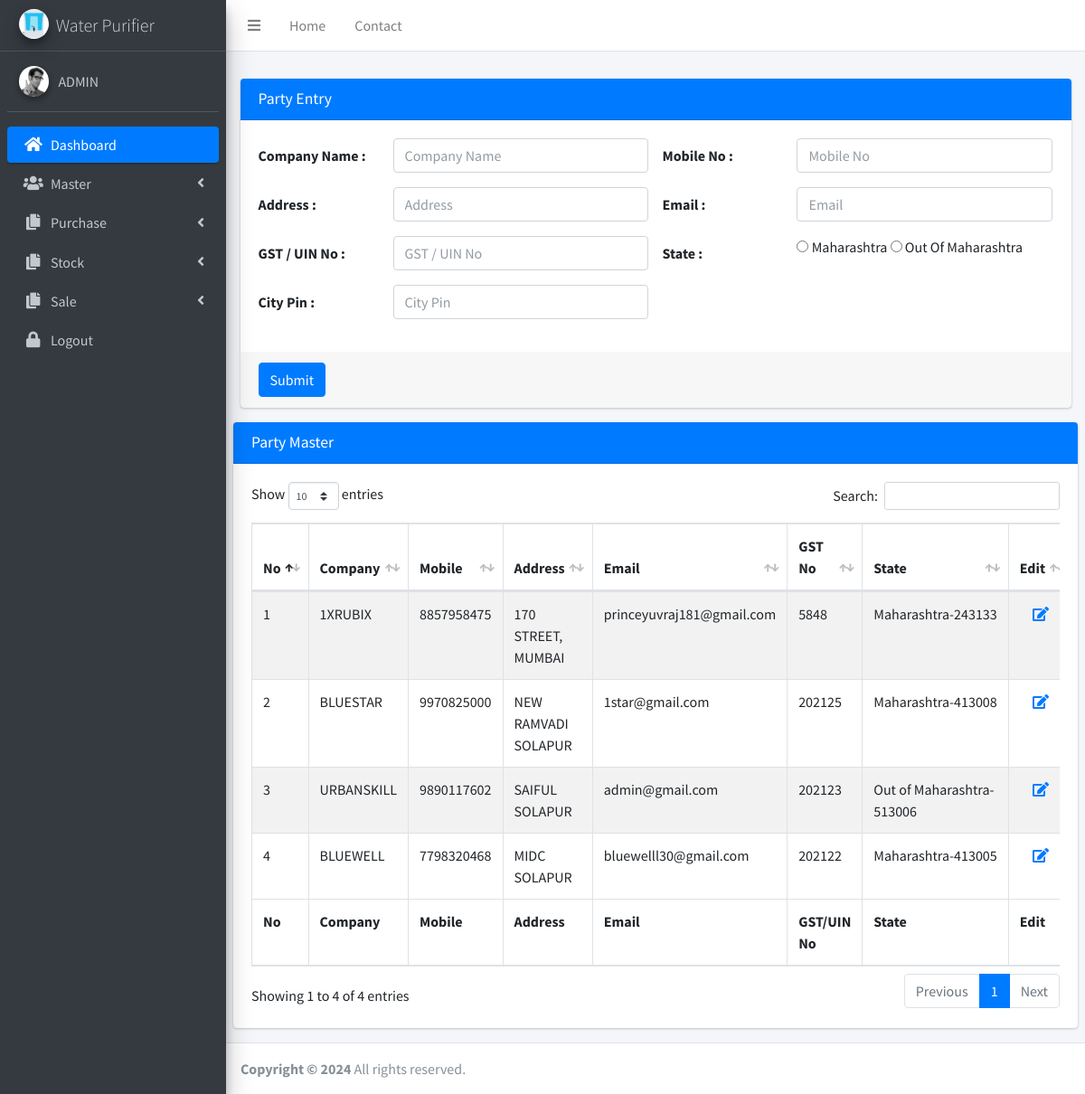
The page /party_entry.php (signed in) on the database its author committed.
### tables this page shows
CREATE TABLE `party_details` (
  `id` int(11) NOT NULL,
  `company_nm` varchar(100) DEFAULT '0',
  `mobile` varchar(50) DEFAULT '0',
  `adrs` varchar(500) DEFAULT '0',
  `email` varchar(50) DEFAULT '0',
  `gst_no` varchar(30) DEFAULT '0',
  `state` varchar(50) DEFAULT '0',
  `city_pin` varchar(10) DEFAULT '0',
  `sts` int(4) DEFAULT 0,
  `edt` timestamp NULL DEFAULT current_timestamp()
);

### party_entry.php (the view, shortened to what this page needs)
<!DOCTYPE html>
<html>
<head>
  <?php include('common/meta.php');?>
</head>
<body class="hold-transition sidebar-mini">
<div class="wrapper">
  <nav class="main-header navbar navbar-expand navbar-white navbar-light">
    <ul class="navbar-nav">
      <li class="nav-item">
        <a class="nav-link" data-widget="pushmenu" href="#"><i class="fas fa-bars"></i></a>
      </li>
      <li class="nav-item d-none d-sm-inline-block">
        <a href="#" class="nav-link">Home</a>
      </li>
      <li class="nav-item d-none d-sm-inline-block">
        <a href="#" class="nav-link">Contact</a>
      </li>
    </ul>
  </nav>
  <?php include('common/sidemenu.php');?>
  <div class="content-wrapper">
    <section class="content-header">
    </section>
    <section class="content">
      <div class="container-fluid">
        <div class="card card-primary">
              <div class="card-header">
                <h3 class="card-title">Party Entry</h3>
              </div>
              <form class="form-horizontal" action="party_ins.php" method="post">
                <div class="card-body">
                  <div class="form-group row">
                    <label class="col-sm-2 col-form-label">Company Name :</label>
                    <div class="col-sm-4">
                      <input type="text" class="form-control" id="txtconpanynm" name="txtconpanynm" placeholder="Company Name" onBlur="ChangeCase(this)" required>
                    </div>
                    <label class="col-sm-2 col-form-label">Mobile No :</label>
                    <div class="col-sm-4">
                      <input type="number" class="form-control" id="txtmob" name="txtmob" placeholder="Mobile No" required>
                    </div>
                  </div>
                  <div class="form-group row">
                    <label class="col-sm-2 col-form-label">Address :</label>
                    <div class="col-sm-4">
                      <input type="text" class="form-control" id="txtaddress" name="txtaddress" placeholder="Address" onBlur="ChangeCase(this)" required>
                    </div>
                    <label class="col-sm-2 col-form-label">Email :</label>
                    <div class="col-sm-4">
                      <input type="email" class="form-control" id="txtemail" name="txtemail" placeholder="Email" required>
                    </div>
                  </div>
                  <div class="form-group row">
                    <label class="col-sm-2 col-form-label">GST / UIN No :</label>
                    <div class="col-sm-4">
                      <input type="text" class="form-control" id="txtgst" name="txtgst" placeholder="GST / UIN No" required>
                    </div>
                    <label class="col-sm-2 col-form-label">State :</label>
                    <div class="col-sm-4">
                      <input type="radio"  id="txtmh" name="txtmh" onClick="chkState();" required> Maharashtra
                      <input type="radio"  id="txtomh" name="txtmh" onClick="chkState()" required> Out Of Maharashtra
                    </div>
                  </div>
                  <div class="form-group row">
                    <label class="col-sm-2 col-form-label">City Pin :</label>
                    <div class="col-sm-4">
                      <input type="text" class="form-control" id="txtcitypin" name="txtcitypin" placeholder="City Pin" required>
                    </div>
                  </div>
                </div>
                <div class="card-footer">
                  <button type="submit" class="btn btn-primary" id="btnsub" name="btnsub">Submit</button>
                </div>
              </form>
            </div>
      </div>
      <div class="row">
        <div class="container-fluid ">
          <div class="card card-primary">
            <div class="card-header">
              <h3 class="card-title">Party Master</h3>
            </div>
            <div class="card-body">
              <div class="table-responsive">
              	<table id="example1" class="table table-bordered table-striped">
                <thead>
                <tr>
                  <th>No</th>
                  <th>Company</th>
                  <th>Mobile</th>
                  <th>Address</th>
                  <th>Email</th>
                  <th>GST No</th>
                  <th>State</th>
                  <th>Edit</th>
                </tr>
                </thead>
                <tbody>
                <?php
				include('lib/function.php');
				$qry="SELECT id,company_nm,mobile,adrs,email,gst_no,state,city_pin FROM party_details WHERE sts='0' ORDER BY id DESC";
				$st=$conn->prepare($qry);
				$st->execute();
				$cnt=1;
				while($row=$st->fetch(PDO::FETCH_ASSOC))
				{
					$id=$row['id'];
					echo '<tr>';
					echo '<td>'.$cnt.'</td>';
					echo '<td>'.$row['company_nm'].'</td>';
					echo '<td>'.$row['mobile'].'</td>';
					echo '<td>'.$row['adrs'].'</td>';
					echo '<td>'.$row['email'].'</td>';
					echo '<td>'.$row['gst_no'].'</td>';
					if($row['state'] == "1")
					{
						$state="Maharashtra";
					}
					else
					{
						$state="Out of Maharashtra";
					}
					echo '<td>'.$state.'-'.$row['city_pin'].'</td>';
					echo '<td align="center"><a href="javascript:edit('.$id.')"><i class="fa fa-edit" style="color:#007bff"></i></a></td>';
					echo '</tr>';
					$cnt++;
				}
				?>
                </tbody>
                <tfoot>
                <tr>
                  <th>No</th>
                  <th>Company</th>
                  <th>Mobile</th>
                  <th>Address</th>
                  <th>Email</th>
                  <th>GST/UIN No</th>
                  <th>State</th>
                  <th>Edit</th>
                </tr>
                </tfoot>
              </table>
              </div>
            </div>
          </div>
        </div>
      </div>
    </section>
  </div>
  <?php include('common/footer.php')?>
</div>
</body>
</html>

### common/sidemenu.php (shortened to what this page needs)
<aside class="main-sidebar sidebar-dark-primary elevation-4">
    <a href="index3.php" class="brand-link">
      <img src="img/favicon.png" alt="Water Purifier" class="brand-image img-circle elevation-3">
      <span class="brand-text font-weight-light">Water Purifier</span>
    </a>
    <div class="sidebar">
      <div class="user-panel mt-3 pb-3 mb-3 d-flex">
    	<div class="image">
          <img src="dist/img/user2-160x160.jpg" class="img-circle elevation-2" alt="User Image">
        </div>
        <div class="info">
          <a href="#" class="d-block">
		  <?php
		  $uId=$_SESSION['logId'];
		  include('lib/function.php');
		  $qry="SELECT uname FROM login_tbl WHERE id='$uId'";
		  $st=$conn->prepare($qry);
		  $st->execute();
		  $row=$st->fetch(PDO::FETCH_ASSOC);
		  $usernm=$row['uname'];
		  echo strtoupper($usernm);
		  ?>
          </a>
        </div>
      </div>
      <nav class="mt-2">
        <ul class="nav nav-pills nav-sidebar flex-column" data-widget="treeview" role="menu" data-accordion="false">
          <li class="nav-item has-treeview menu-open">
            <a href="admin.php" class="nav-link active">
              <i class="nav-icon fas fa-home"></i>
              <p>
                Dashboard
              </p>
            </a>
          </li>
          <li class="nav-item has-treeview">
            <a href="#" class="nav-link">
              <i class="nav-icon fas fa-users"></i>
              <p>
                Master
                <i class="fas fa-angle-left right"></i>
              </p>
            </a>
          </li>
          <li class="nav-item has-treeview">
            <a href="#" class="nav-link">
              <i class="nav-icon fas fa-copy"></i>
              <p>
                Purchase
                <i class="fas fa-angle-left right"></i>
              </p>
            </a>
          </li>
          <li class="nav-item has-treeview">
            <a href="#" class="nav-link">
              <i class="nav-icon fas fa-copy"></i>
              <p>
                Stock
                <i class="fas fa-angle-left right"></i>
              </p>
            </a>
          </li>
          <li class="nav-item has-treeview">
            <a href="#" class="nav-link">
              <i class="nav-icon fas fa-copy"></i>
              <p>
                Sale
                <i class="fas fa-angle-left right"></i>
              </p>
            </a>
          </li>
           <li class="nav-item">
            <a href="logout.php" class="nav-link">
              <i class="fas fa-lock nav-icon"></i>
              <p>Logout</p>
            </a>
           </li>
        </ul>
      </nav>
    </div>
  </aside>

### rows shown on the page
party_details: company_nm "1XRUBIX", mobile "8857958475", adrs "170 STREET, MUMBAI", email "princeyuvraj181@gmail.com", gst_no "5848", state "Maharashtra", city_pin "243133"
party_details: company_nm "BLUESTAR", mobile "9970825000", adrs "NEW RAMVADI SOLAPUR", email "1star@gmail.com", gst_no "202125", state "Maharashtra", city_pin "413008"
party_details: company_nm "URBANSKILL", mobile "9890117602", adrs "SAIFUL SOLAPUR", email "admin@gmail.com", gst_no "202123", state "Out of Maharashtra", city_pin "513006"
party_details: company_nm "BLUEWELL", mobile "7798320468", adrs "MIDC SOLAPUR", email "bluewelll30@gmail.com", gst_no "202122", state "Maharashtra", city_pin "413005"

### other values the page prints
$usernm "ADMIN"
